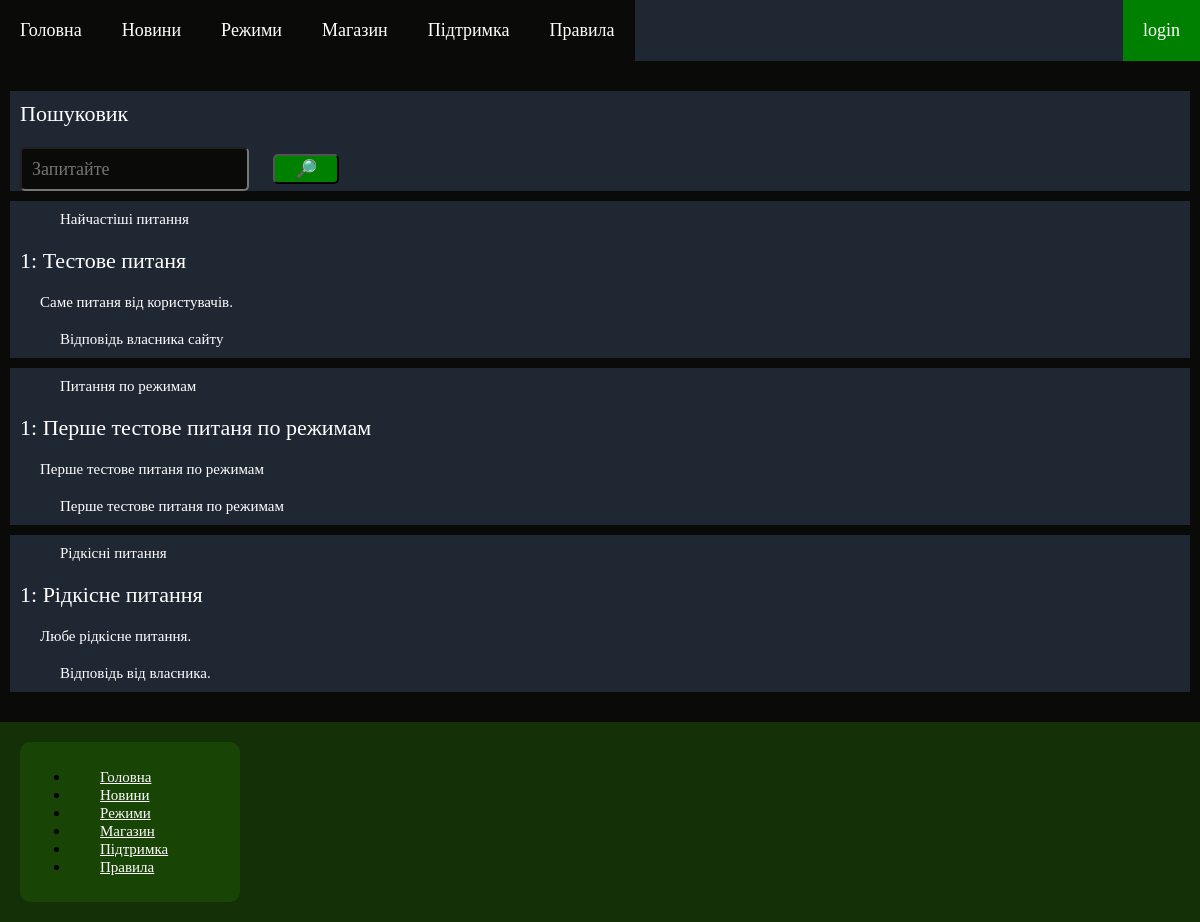
/support, run on an earlier commit of the app's database.
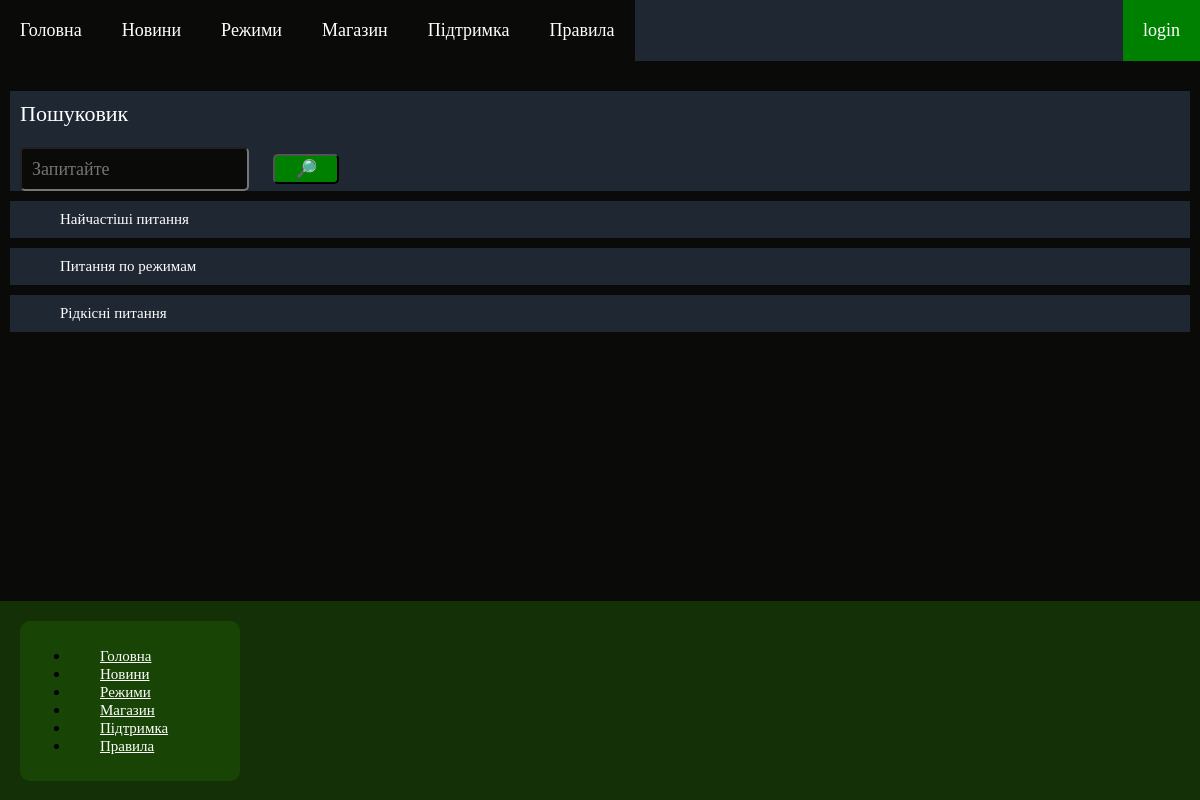
And on a later commit of the database.
### Shop/models.py (models this page shows, shortened)
class FAQ(models.Model):
    title = models.CharField(max_length=100, verbose_name="Заголовок")
    question = models.TextField(blank=True, verbose_name="Питання")
    answer = models.TextField(blank=True, verbose_name="Відповідь")
    class Meta:
        verbose_name = "📊 Поширене запитання"
        verbose_name_plural = "📊 Поширені запитання"

class ModeQuestion(models.Model):
    title = models.CharField(max_length=100, verbose_name="Заголовок")
    question = models.TextField(blank=True, verbose_name="Питання")
    answer = models.TextField(blank=True, verbose_name="Відповідь")
    class Meta:
        verbose_name = "⏳ Питання по режимам"
        verbose_name_plural = "⏳ Питання по режимам"

class RareQuestion(models.Model):
    title = models.CharField(max_length=100, verbose_name="Заголовок")
    question = models.TextField(blank=True, verbose_name="Питання")
    answer = models.TextField(blank=True, verbose_name="Відповідь")
    class Meta:
        verbose_name = "🕗 Рідкісні питання"
        verbose_name_plural = "🕗 Рідкісні питання"

### Shop/views.py (the view)
# urls.py: path("support", views.support, name='support'),
def support(request):
    context = {}
    faq = FAQ.objects.all()
    context.update({"faq": faq})
    mq = ModeQuestion.objects.all()
    context.update({"mq": mq})
    rq = RareQuestion.objects.all()
    context.update({"rq": rq})
    return render(request, 'Shop/support.html', context=context)

### templates/Shop/support.html (shortened to what this page needs)
{% extends "Shop/base.html" %}
{% block base %}
<div class="content">
    <div class="rules">
        <p class="rule_title">Пошуковик</p>
        <form method="POST" role="form" action="{% url 'src' %}">
            <input type="text" class="log_form" name="src" id="username0" placeholder="Запитайте">
            <button type="submit" class="butt_green">🔎</button>
        </form>
    </div>
    <div class="rules">
        <p class="faq_answer">Найчастіші питання</p>
        {% for f in faq %}
            <p class="rule_title">{{ forloop.counter }}: {{ f.title }}</p>
            <p class="rule_description">{{ f.question }}</p>
            <p class="faq_answer">{{ f.answer }}</p>
        {% endfor %}
    </div>
    <div class="rules">
        <p class="faq_answer">Питання по режимам</p>
        {% for m in mq %}
            <p class="rule_title">{{ forloop.counter }}: {{ m.title }}</p>
            <p class="rule_description">{{ m.question }}</p>
            <p class="faq_answer">{{ m.answer }}</p>
        {% endfor %}
    </div>
    <div class="rules">
        <p class="faq_answer">Рідкісні питання</p>
        {% for r in rq %}
            <p class="rule_title">{{ forloop.counter }}: {{ r.title }}</p>
            <p class="rule_description">{{ r.question }}</p>
            <p class="faq_answer">{{ r.answer }}</p>
        {% endfor %}
    </div>
</div>
{% endblock %}

What changed in the data, as far as the page shows it:
removed FAQ: title "Тестове питаня", question "Саме питаня від користувачів.", answer "Відповідь власника сайту"
removed ModeQuestion: title "Перше тестове питаня по режимам", question "Перше тестове питаня по режимам", answer "Перше тестове питаня по режимам"
removed RareQuestion: title "Рідкісне питання", question "Любе рідкісне питання.", answer "Відповідь від власника."
